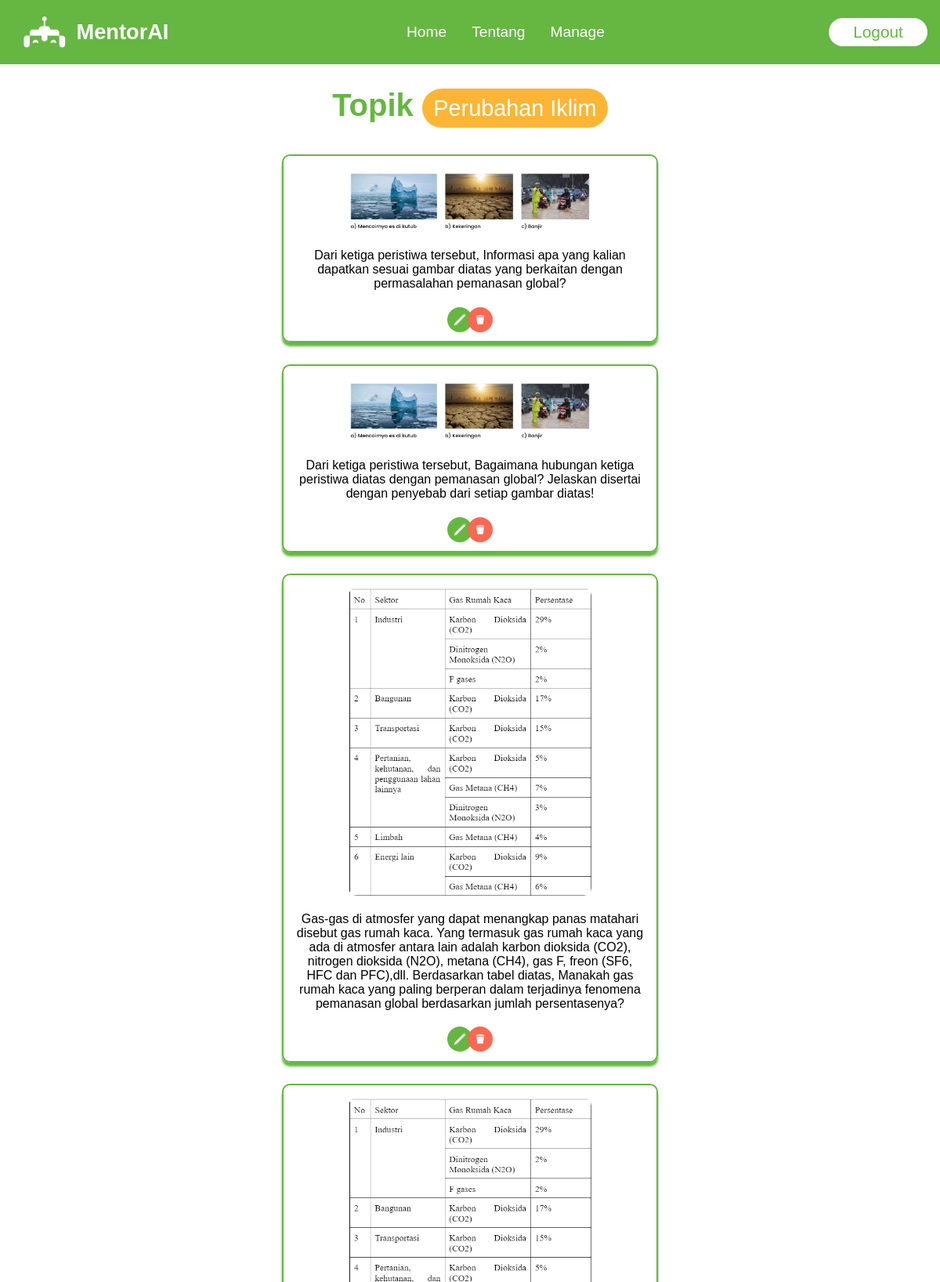
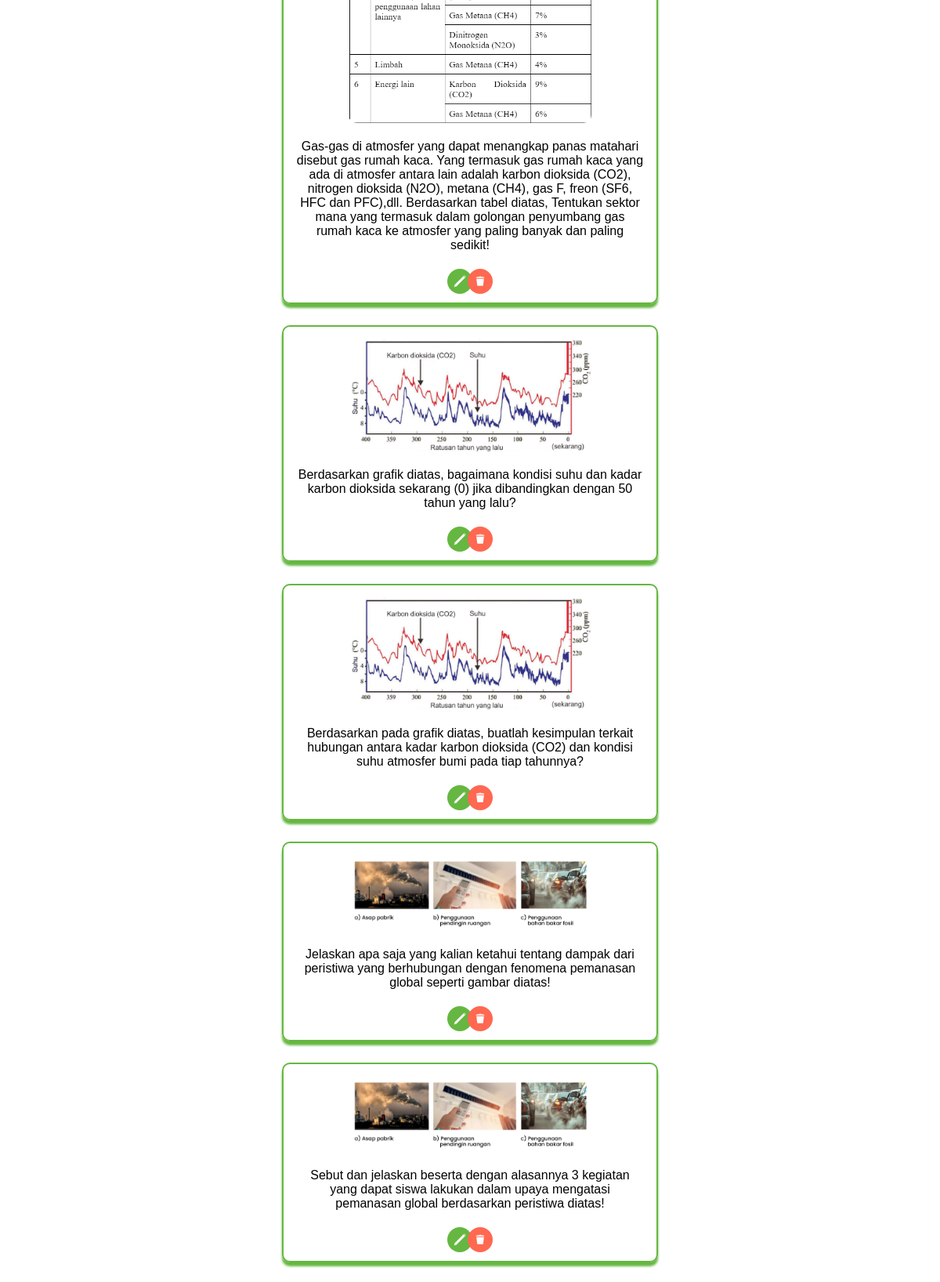
Page /questionList/2/ (signed in, upper part) on the committed database (2 pictures, top to bottom).
### appBelajar/models.py (models this page shows, shortened)
class Topics(models.Model):
    name = models.CharField(max_length=50, blank=True, null=True)
    participants = models.ManyToManyField(User, related_name='participants', blank=True)

class Questions(models.Model):
    topic = models.ForeignKey(Topics, on_delete=models.CASCADE, blank=True, null=True)
    question = models.CharField(max_length=200, blank=True, null=True)
    image = models.ImageField(null=True, upload_to='appBelajar/templates/upload', blank=True)
    image_description = models.CharField(max_length=500, blank=True, null=True)
    def __str__(self):
        return self.question

### appBelajar/views.py (the view, shortened to what this page needs)
# urls.py: path("questionList/<int:pk>/", views.questionList, name='questionList'),
@user_passes_test(lambda u: u.is_superuser)
def questionList(request, pk):
    topic = get_object_or_404(Topics, id=pk)
    questions = Questions.objects.filter(topic=topic)
    context = {'questions': questions, 'topic': topic}
    return render(request, 'appBelajar/questionList.html', context)

### appBelajar/templates/appBelajar/questionList.html (shortened to what this page needs)
{% extends 'main.html' %}
{% block content %}
<div class="questionList-container">
    <h1>Topik <span>{{topic.name|title}}</span></h1>
    <ul>
        {% for question in questions %}
        <li class="question-list">
            {% if question.image %}
            <img src="{{question.image.url}}" alt="">
            {% endif %}
            <p>{{question}} <a href="{% url 'updateQuestion' question.id %}" class="edit-question"></a> <a href="{% url 'deleteQuestion' question.id %}" class="delete-question"></a></p>
        </li>
        {% endfor %}
    </ul>
</div>
{% endblock %}

### static/styles/main.css (style rules this page uses)
:root { --green: #65b741; --orange: #ffb534; --blue: #28c9ed; }
* { margin: 0; padding: 0; font-family: "MADE Tommy Soft", sans-serif; }
.questionList-container { padding: 0 30%; margin: 7em 0 0; align-items: center; text-align: center; }
.questionList-container h1 { color: var(--green); font-size: 2.5rem; font-weight: 600; margin-bottom: 1em; }
.questionList-container h1 span { color: white; background-color: var(--orange); font-size: 1.8rem; font-weight: 500; padding: 0.3em 0.5em; border-radius: 25px; }
.question-list { display: flex; flex-direction: column; align-items: center; list-style: none; border: solid 2px var(--green); margin: 1.7em 0; padding: 1em; box-shadow: 0px 5px 3px var(--green); border-radius: 10px; position: relative; z-index: 0; }
.question-list img { width: 70%; border-radius: 10px; }
.question-list p { padding-top: 1.3em; padding-bottom: 3em; }
.edit-question { display: inline-flex; position: absolute; bottom: 0; width: 1em; left: 44%; margin-bottom: 0.7em; fill: white; padding: 0.5em; background-color: var(--green); border-radius: 25px; }
.delete-question { display: inline-flex; position: absolute; bottom: 0; width: 1em; right: 44%; margin-bottom: 0.7em; fill: white; padding: 0.5em; background-color: #ff6851; border-radius: 25px; }

### rows in the picture
Topics: name "Perubahan Iklim"
Questions: image (picture), question "Dari ketiga peristiwa tersebut, Informasi apa yang kalian dapatkan sesuai gambar diatas yang berkaitan dengan permasalahan pemanasan global?"
Questions: image (picture), question "Dari ketiga peristiwa tersebut, Bagaimana hubungan ketiga peristiwa diatas dengan pemanasan global? Jelaskan disertai dengan penyebab dari setiap gambar diatas!"
Questions: image (picture), question "Gas-gas di atmosfer yang dapat menangkap panas matahari disebut gas rumah kaca. Yang termasuk gas rumah kaca yang ada di atmosfer antara lain adalah karbon dioksida (CO2), nitrogen dioksida (N2O), metana (CH4), gas F, freon (SF6, HFC dan PFC),dll. Berdasarkan tabel diatas, Manakah gas rumah kaca yang paling berperan dalam terjadinya fenomena pemanasan global berdasarkan jumlah persentasenya?"
Questions: image (picture), question "Gas-gas di atmosfer yang dapat menangkap panas matahari disebut gas rumah kaca. Yang termasuk gas rumah kaca yang ada di atmosfer antara lain adalah karbon dioksida (CO2), nitrogen dioksida (N2O), metana (CH4), gas F, freon (SF6, HFC dan PFC),dll. Berdasarkan tabel diatas, Tentukan sektor mana yang termasuk dalam golongan penyumbang gas rumah kaca ke atmosfer yang paling banyak dan paling sedikit!"
Questions: image (picture), question "Berdasarkan grafik diatas, bagaimana kondisi suhu dan kadar karbon dioksida sekarang (0) jika dibandingkan dengan 50 tahun yang lalu?"
Questions: image (picture), question "Berdasarkan pada grafik diatas, buatlah kesimpulan terkait hubungan antara kadar karbon dioksida (CO2) dan kondisi suhu atmosfer bumi pada tiap tahunnya?"
Questions: image (picture), question "Jelaskan apa saja yang kalian ketahui tentang dampak dari peristiwa yang berhubungan dengan fenomena pemanasan global seperti gambar diatas!"
Questions: image (picture), question "Sebut dan jelaskan beserta dengan alasannya 3 kegiatan yang dapat siswa lakukan dalam upaya mengatasi pemanasan global berdasarkan peristiwa diatas!"
